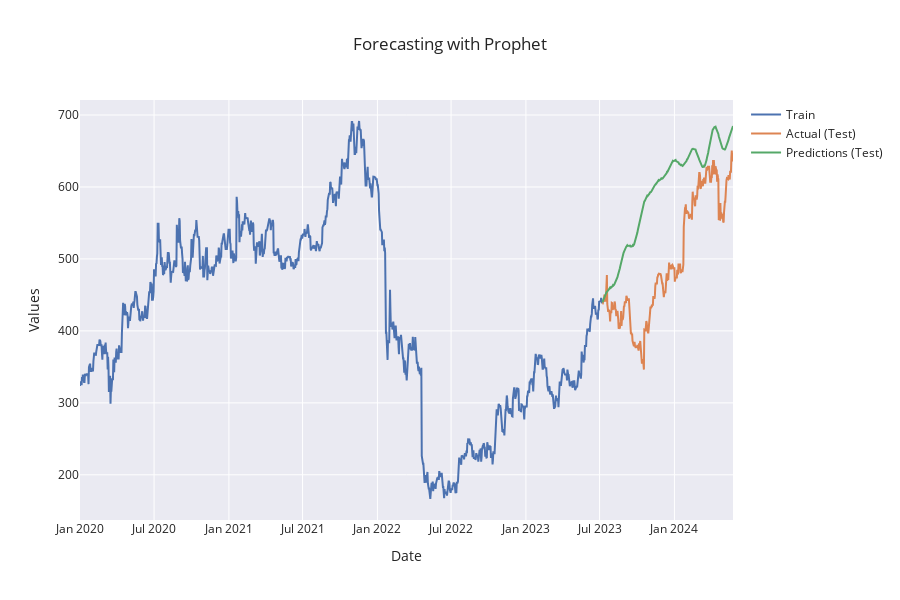

Here is the notebook cell this chart was saved with:
### Markdown cell above
### 4.1. Prophet

### Code cell
from sklearn.metrics import mean_absolute_error, mean_squared_error
import math
from prophet import Prophet

df = df[df['Date'] >= '2020-01-01']

train_size = int(len(df) * 0.8)
train = df[:train_size]
test = df[train_size:]

train = train.rename(columns={'Date': 'ds', 'Close': 'y'})
test = test.rename(columns={'Date': 'ds', 'Close': 'y'})

model1 = Prophet()
model1.fit(train)

future = model1.make_future_dataframe(periods=len(test), freq='D')
forecast = model1.predict(future)

forecast_test = forecast[-len(test):]

comparison = test.copy()
comparison['Predicted'] = forecast_test['yhat'].values

mae = np.mean(np.abs(comparison['y'] - comparison['Predicted']))
rmse = np.sqrt(mean_squared_error(comparison['y'], comparison['Predicted']))
print(f'MAE: {mae}')
print(f'RMSE: {rmse}')


fig = go.Figure()

fig.add_trace(go.Scatter(x=train['ds'], y=train['y'], mode='lines', name='Train'))
fig.add_trace(go.Scatter(x=test['ds'], y=test['y'], mode='lines', name='Actual (Test)'))
fig.add_trace(go.Scatter(x=test['ds'], y=comparison['Predicted'], mode='lines', name='Predictions (Test)'))

fig.update_layout(
    title='Forecasting with Prophet',
    xaxis_title='Date',
    yaxis_title='Values',
    template='seaborn',
    width=900, height=600
)

fig.show()

### Figure 1 — Plotly figure (JSON) as saved in the notebook; plotly's stock layout.template omitted (floating-point values rounded to 4 significant figures; data arrays with more than 128 entries replaced by an {"elided": "..."} marker saying what was removed)
{"data": [{"mode": "lines", "name": "Train", "type": "scatter", "x": {"elided": "1284 str values"}, "y": {"elided": "1284 float values"}}, {"mode": "lines", "name": "Actual (Test)", "type": "scatter", "x": {"elided": "322 str values"}, "y": {"elided": "322 float values"}}, {"mode": "lines", "name": "Predictions (Test)", "type": "scatter", "x": {"elided": "322 str values"}, "y": {"elided": "322 float values"}}], "layout": {"height": 600, "title": {"text": "Forecasting with Prophet"}, "width": 900, "xaxis": {"title": {"text": "Date"}}, "yaxis": {"title": {"text": "Values"}}}}
